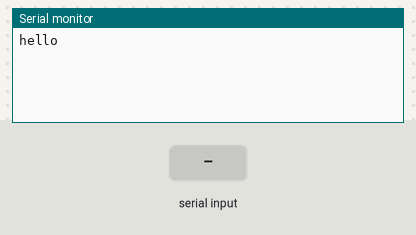
A sketch run on a simulated Arduino Uno, built with avr-gcc and run on an emulated ATmega328P. Shown: the last lines printed to the serial monitor. Inputs (shaded band) come from the test bench.

Above: at 1.2 s.
1.3 s: "hellouno" received over Serial
At 2.6 s:
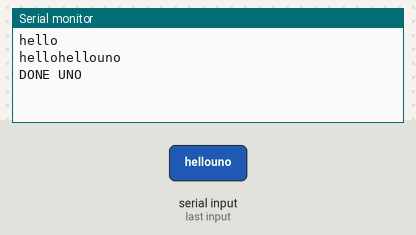
3.1 s: "1" received over Serial
At 3.9 s:
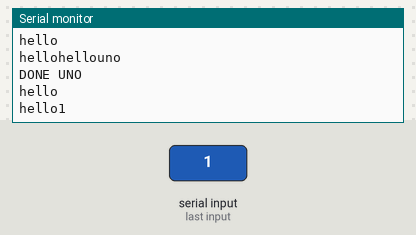

The sketch:

Arduino_Uno_Full_Duplex_Uart_Working_with_esp8266.ino
```cpp
//ARDUINO UNO CODE
bool flag=0;
void setup() {
  // put your setup code here, to run once:
Serial.begin(115200);
}

void loop() {
  // put your main code here, to run repeatedly:
if (flag==0)
{
Serial.write("hello");
}
//Serial.println();
//Serial.println("RAKESH");
//Serial.write("Message from Arduino UNO");

String s1 = Serial.readString();// s1 is String type variable.
 Serial.setTimeout(100);
    //Serial.println("Received Data => ");
    Serial.println(s1);//display same received Data back in serial monitor.
    if (s1.indexOf("hellouno")>=0)
    {
      flag=1;
      Serial.println("DONE UNO");
      delay(100);
    }
else flag=0;

delay(500);

}
```

Measured:
- after the input at 1.3 s, the serial monitor: prints a new line after 0.20 s (image 1)
- after the input at 3.1 s, the serial monitor: prints a new line after 0.30 s (image 2)
